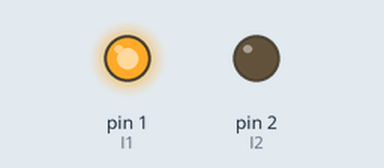
Recording of a sketch running on a simulated Arduino Uno, built with avr-gcc and run on an emulated ATmega328P. On the bench: output pins drawn as LEDs (lit = HIGH).

Above: at 2.5 s.
At 7.5 s:
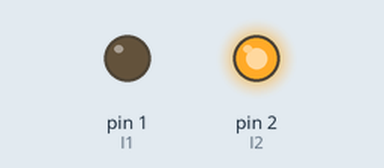
Timing chart, 0 to 13.0 s (numbered marks = the images above):
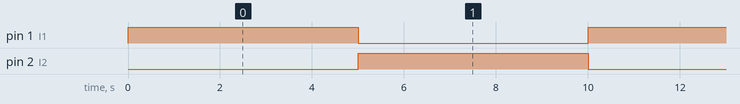

The sketch:

motordriver_simple.ino
```cpp
/* using motor driver*/

#define I1 1
#define I2 2

void setup() {
  // put your setup code here, to run once:
  pinMode(I1, OUTPUT);
  pinMode(I2, OUTPUT);
}

void front()
{
  digitalWrite(I1, HIGH);
  digitalWrite(I2, LOW);
}

void back()
{
  digitalWrite(I1, LOW);
  digitalWrite(I2, HIGH);
}

void loop() {
  // put your main code here, to run repeatedly:
  front();
  delay(5000);
  back();
  delay(5000);
}
```

Measured:
- by itself, pin 1 (I1), pin 2 (I2): alternates HIGH for 5.0 s and LOW for 5.0 s
